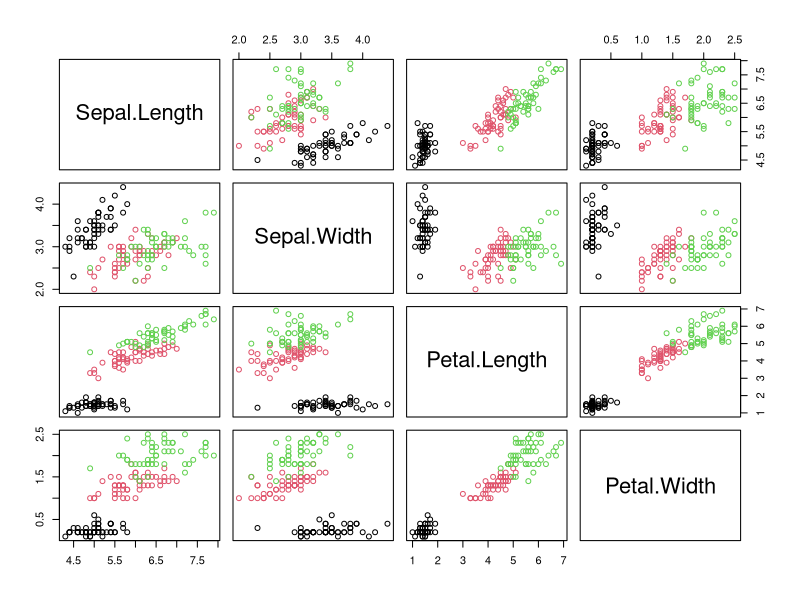
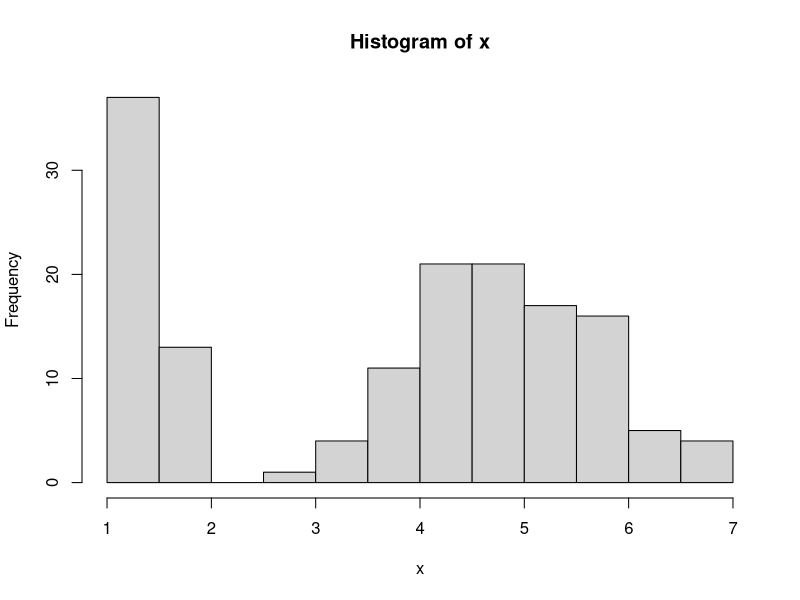
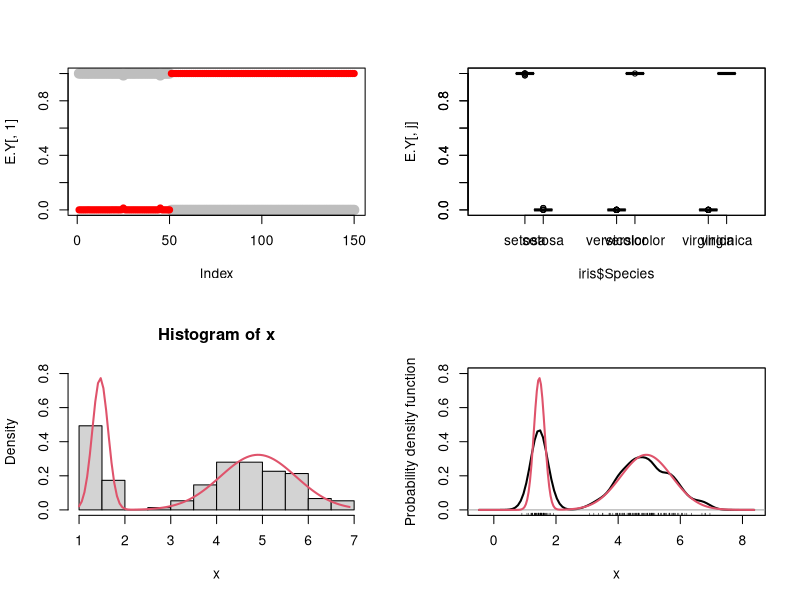

Here is the R script that generated these plots, in order:
# Mixture of 2 univariate normal distributions
# by EM algorithm

library(sm)
# iris data
?iris
#names(iris)
#[1] "Sepal.Length" "Sepal.Width"  "Petal.Length" "Petal.Width"  "Species"     
head(iris)
plot(iris[,1:4],col=iris[,5])

k <- 2 # k is assume to be known

# observed data
x <- iris[,3] # Petal.Length
hist(x)
n <- length(x)

# 
max.iter <- 40
eps.mu <- 1e-10
eps.sigma <- 1e-10
eps.p <- 1e-10
eps.ll <- 1e-10

# initial parameters
p.0 <- c(1/2,1/2)
#mu <- vector("list",k)
#mu.0 <- array(0,dim=c(d,k))
mu.0 <- sample(x,2)
sigma.0 <- rep(sd(x),2)

iter <- 0 

ll.EY.0 <- sapply(1:k,
                  function(j,x,mu,sigma,p){
                    p[j]*dnorm(x,mean=mu[j],sd=sigma[j])
                  },
                  x,mu.0,sigma.0,p.0)
ll.0 <- log(prod( apply(ll.EY.0,1,sum)))
stop.criteria <- FALSE

print("  Iter   log.lik    p[1]     p[2]     mu[1]    mu[2]    sigma[1] sigma[2]")

while (!stop.criteria){
  print( c( iter, ll.0, p.0, mu.0, sigma.0), digits=3) 
  iter <- iter+1
  # E step: Estimation
  k <- length(p.0)
  E.Y <- ll.EY.0 / apply(ll.EY.0,1,sum)  
  # M step: Maximization
  p.1 <- apply(E.Y,2,mean)
  mu.1 <- sapply(1:k,function(j,x,E.Y){
    sum(x*E.Y[,j])/sum(E.Y[,j])
  },x,E.Y)
  sigma.1 <- sapply(1:k,function(j,x,E.Y,mu){
    n <- length(x)
    x.c <- x-mu[j]
    sqrt( sum(E.Y[,j] * x.c^2)/sum(E.Y[,j]))
  },x,E.Y,mu.1)
  # Computing the log-likelihood value
  ll.EY.1 <- sapply(1:k,function(j,x,mu,sigma,p){
    p[j]*dnorm(x,mean=mu[j],sd=sigma[j])
  },x,mu.1,sigma.1,p.1)
  ll.1 <- log(prod( apply(ll.EY.1,1,sum)))
  # checking stopping criteria
  stop.criteria <- (
    (iter==max.iter) |
      (sum((mu.1-mu.0)^2)/length(mu.1) <=  eps.mu) |
      (sum((sigma.1-sigma.0)^2)/length(sigma.1) <=  eps.sigma) |
      (sum((p.1-p.0)^2)/length(p.1) <=  eps.p) |
      ((ll.1-ll.0)^2 <= eps.ll)
  )
  if (!stop.criteria){
    mu.0 <- mu.1
    sigma.0 <- sigma.1
    p.0 <- p.1
    ll.EY.0 <- ll.EY.1
    ll.0 <- ll.1
  }
}

print( c( iter, ll.1, p.1, mu.1, sigma.1), digits=3 ) 

# output 

pred.class <- apply(E.Y,1,function(a){which.max(a)})
print(table(iris$Species,pred.class))

op <- par(mfrow=c(2,2))
plot(E.Y[,1],col="grey",pch=19,cex=1.5,ylim=c(0,1))
points(E.Y[,2],col="red",pch=19,cex=1)

add.bp <- c(F,T,T)
col.bp <- c("yellow","orange","red")
for (j in 1:2){
  boxplot(E.Y[,j]~iris$Species, 
          boxwex =.2, at=1:3 + .2*(j-2), 
          col=col.bp[j], add=add.bp[j])
}


hist(x,freq=FALSE,ylim=c(0,.8))
plot(function(x){p.1[1]*dnorm(x,mu.1[1],sigma.1[1]) + p.1[2]*dnorm(x,mu.1[2],sigma.1[2])},
      xlim=range(x),col=2,add=TRUE,lwd=2)

aux <- sm.density(x,method="sj",ylim=c(0,.8),lwd=2)
abline(h=0,col=8)
plot(function(x){p.1[1]*dnorm(x,mu.1[1],sigma.1[1]) + p.1[2]*dnorm(x,mu.1[2],sigma.1[2])},
     xlim=range(aux$eval.points),n=201, col=2,add=TRUE,lwd=2)
par(op)
